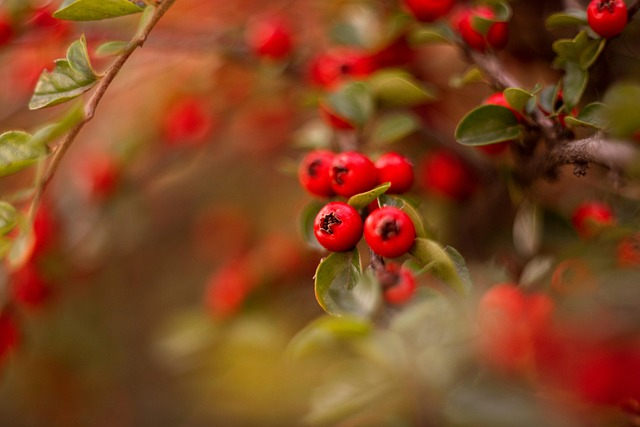
#> input picture AI/images/berries.jpg, 640 x 427 px, found by its file name
$ python 5.color_and_channels.py
#> lines starting #> are read from the running program, lines starting #| are printed output that depends on the picture
"""
5.color_and_channels.py

[파일 개요]
- BGR, RGB, GRAY 등 색 공간 변환을 실습한다.
- 채널 분리(split) / 합치기(merge) 예제를 통해 B, G, R 채널이
  어떻게 구성되는지 시각적으로 확인한다.

[연결되는 이론 개념]
1) 색 공간(Color Space)
   - BGR : OpenCV 기본 컬러 순서 (Blue, Green, Red)
   - RGB : 일반적으로 많이 사용하는 순서 (Red, Green, Blue)
   - GRAY : 색상 정보가 없는 단일 채널 밝기 이미지

2) 색 공간 변환 (cv2.cvtColor)
   - COLOR_BGR2GRAY : 컬러 → 그레이스케일
   - COLOR_BGR2RGB  : BGR → RGB로 채널 순서를 변경

3) 채널 분리 / 합치기
   - cv2.split(img) : 다채널 이미지를 (B, G, R) 채널로 분리
   - cv2.merge([B, G, R]) : 단일 채널 여러 개를 다시 합쳐서 컬러 이미지로 구성
"""

import cv2
import numpy as np


def color_space_demo(img_path: str):
    """
    BGR 이미지를 GRAY와 RGB로 변환하여 비교하는 함수.

    Parameters
    ----------
    img_path : str
        입력 이미지 경로.
    """
#> called with img_path = './AI/images/berries.jpg'
    # BGR 컬러로 이미지 읽기
    img_bgr = cv2.imread(img_path, cv2.IMREAD_COLOR)
#> img_bgr is the input picture: shape (427, 640, 3); mean B, G, R 33.7, 70, 129.1
    if img_bgr is None:
        print(f"[ERROR] 이미지를 찾을 수 없습니다: {img_path}")
        return

    # BGR → GRAY(밝기 정보만 남긴 단일 채널)
    img_gray = cv2.cvtColor(img_bgr, cv2.COLOR_BGR2GRAY)
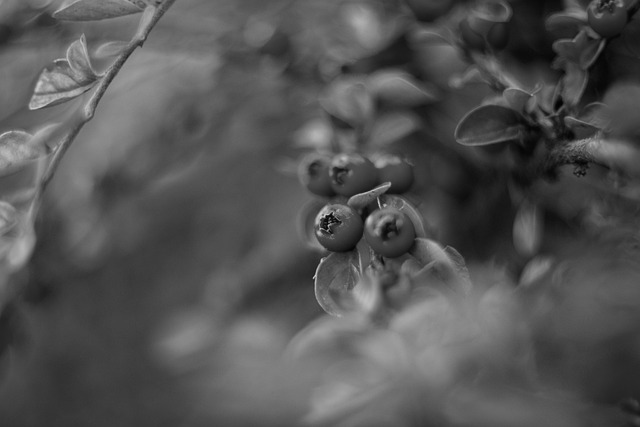
#> img_gray: shape (427, 640); min 1, max 216, mean 83.5

    # BGR → RGB (채널 순서 변경)
    # OpenCV는 내부적으로 BGR 기준이므로, 다른 라이브러리(matplotlib 등)와
    # 연동할 때 색이 뒤바뀌지 않게 하려면 RGB로 바꿔서 사용하는 경우가 많다.
    img_rgb = cv2.cvtColor(img_bgr, cv2.COLOR_BGR2RGB)

    cv2.imshow("BGR (original)", img_bgr)
    cv2.imshow("GRAY", img_gray)
    cv2.imshow("RGB (converted)", img_rgb)

    cv2.waitKey(0)
    cv2.destroyAllWindows()


def split_merge_demo(img_path: str):
    """
    BGR 이미지를 채널별로 분리한 뒤, 각 채널을 시각화하고,
    다시 합치는 예제.

    Parameters
    ----------
    img_path : str
        입력 이미지 경로.
    """
#> called with img_path = './AI/images/berries.jpg'
    img_bgr = cv2.imread(img_path, cv2.IMREAD_COLOR)
    if img_bgr is None:
        print(f"[ERROR] 이미지를 찾을 수 없습니다: {img_path}")
        return

    # 채널 분리: B, G, R 각각은 단일 채널(2D) 이미지가 됨.
    b, g, r = cv2.split(img_bgr)
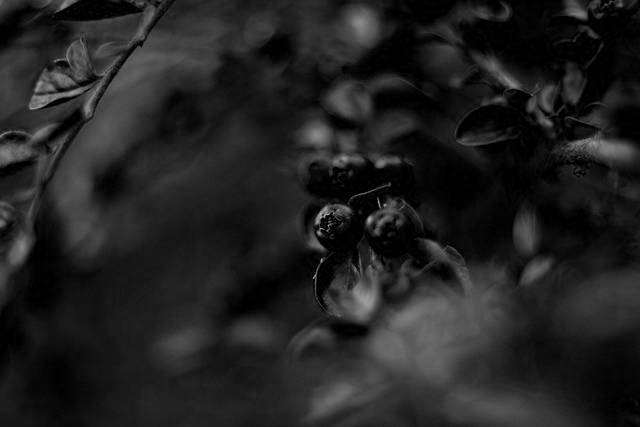
#> b: shape (427, 640); min 0, max 176, mean 33.7
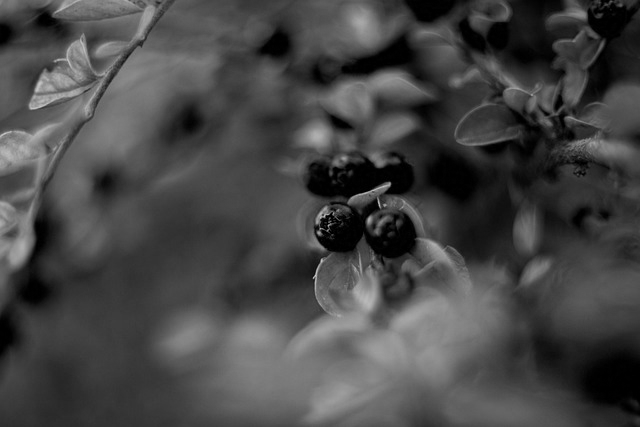
#> g: shape (427, 640); min 0, max 207, mean 70
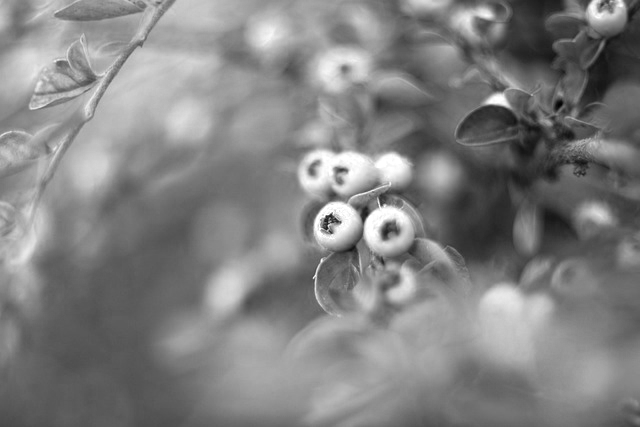
#> r: shape (427, 640); min 2, max 255, mean 129.1

    # 각 채널만 강조해서 보여주기 위해,
    # 다른 채널은 0(검정)으로 채운 뒤 merge.
    zeros = np.zeros_like(b)

    # Blue만 보이도록 (B, 0, 0)
    img_b = cv2.merge([b, zeros, zeros])
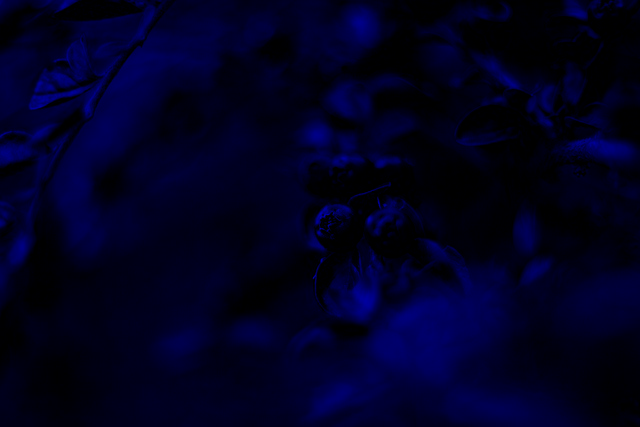
#> img_b: shape (427, 640, 3); mean of channels 0, 1, 2 33.7, 0, 0; drawn as B, G, R
    # Green만 보이도록 (0, G, 0)
    img_g = cv2.merge([zeros, g, zeros])
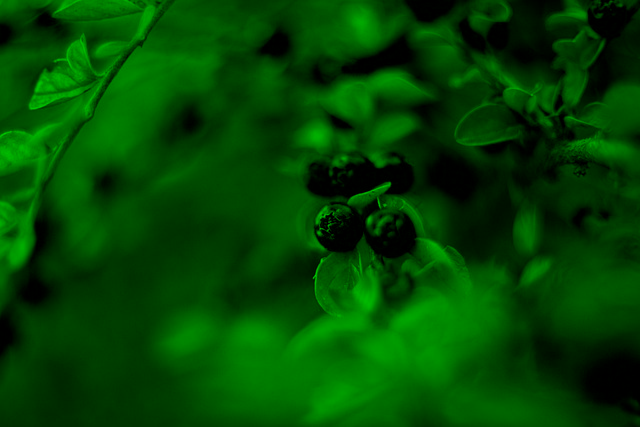
#> img_g: shape (427, 640, 3); mean of channels 0, 1, 2 0, 70, 0; drawn as B, G, R
    # Red만 보이도록 (0, 0, R)
    img_r = cv2.merge([zeros, zeros, r])
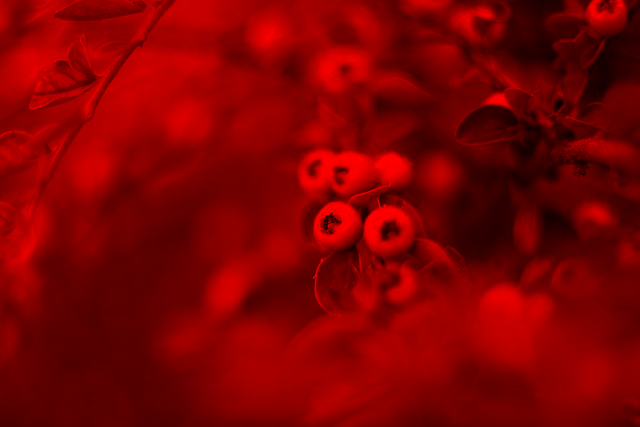
#> img_r: shape (427, 640, 3); mean of channels 0, 1, 2 0, 0, 129.1; drawn as B, G, R

    cv2.imshow("original BGR", img_bgr)
    cv2.imshow("Blue channel", img_b)
    cv2.imshow("Green channel", img_g)
    cv2.imshow("Red channel", img_r)
    cv2.waitKey(0)
    cv2.destroyAllWindows()

    # 채널 순서를 바꾸어 merge(R, G, B)하면,
    # 사실상 RGB처럼 보이는 이미지가 된다.
    img_rgb_like = cv2.merge([r, g, b])
    cv2.imshow("Reordered channels (R,G,B)", img_rgb_like)
    cv2.waitKey(0)
    cv2.destroyAllWindows()


if __name__ == "__main__":
    img_path = "./AI/images/berries.jpg"

    # 색 공간 변환 데모
    color_space_demo(img_path)

    # 채널 분리/합치기 데모
    split_merge_demo(img_path)

$ run again, with AI/images/checkboard.png saved as AI/images/berries.jpg
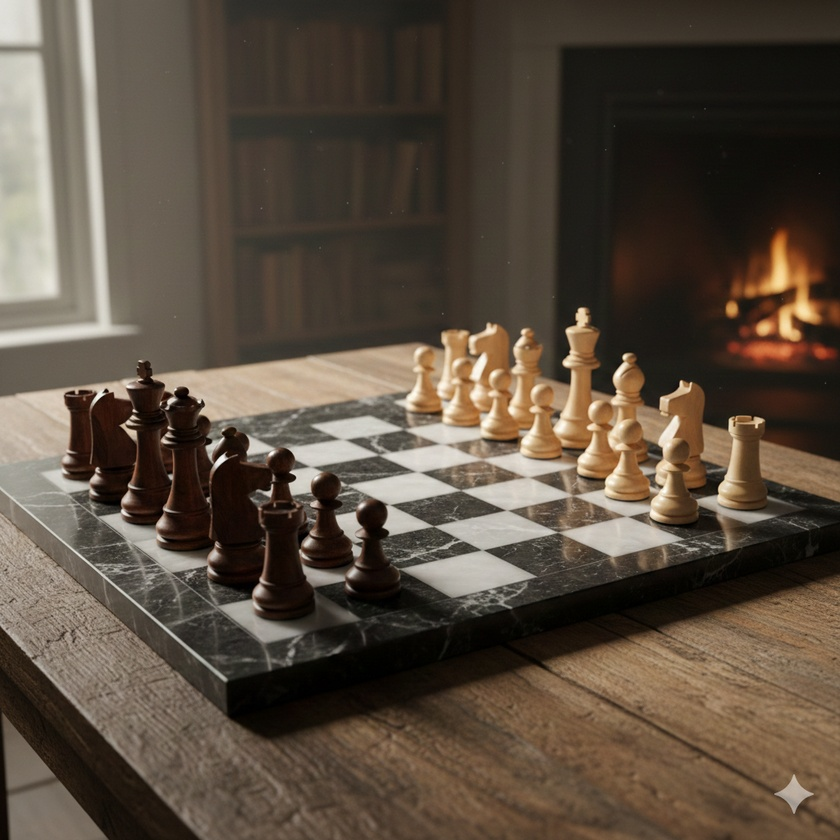
#> input picture AI/images/checkboard.png, 840 x 840 px, shrunk from 1024 x 1024 before the run, found by its file name
#> in color_space_demo, img_bgr is the input picture: shape (840, 840, 3); mean B, G, R 63.7, 77.1, 89.8
#> in split_merge_demo, `img_g = cv2.merge([zeros, g, zeros])`:
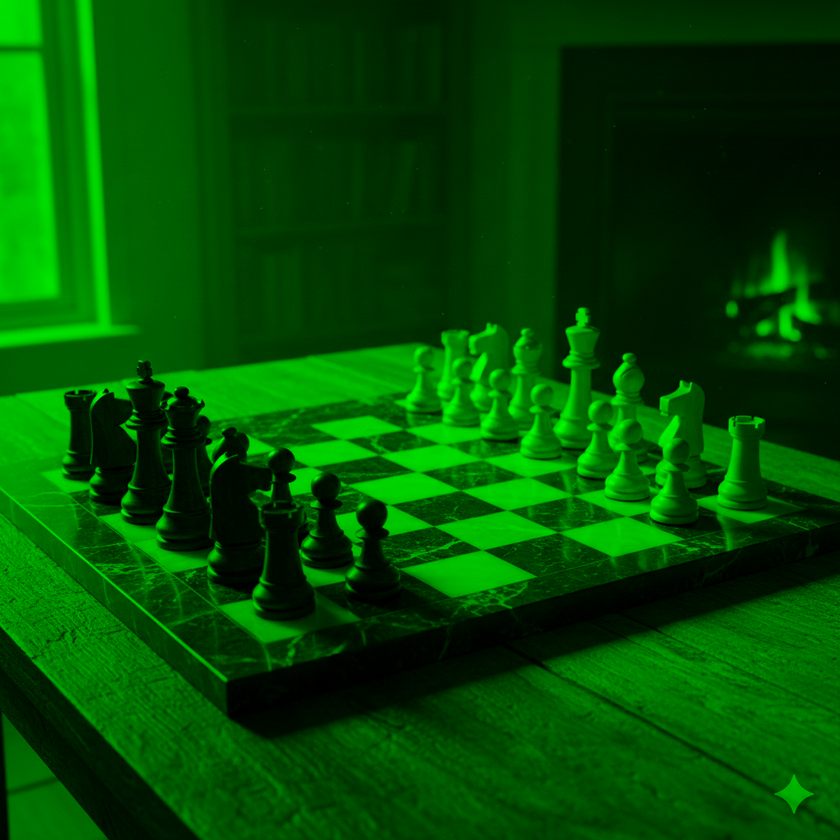
#> img_g: shape (840, 840, 3); mean of channels 0, 1, 2 0, 77.1, 0; drawn as B, G, R
#> in split_merge_demo, `img_r = cv2.merge([zeros, zeros, r])`:
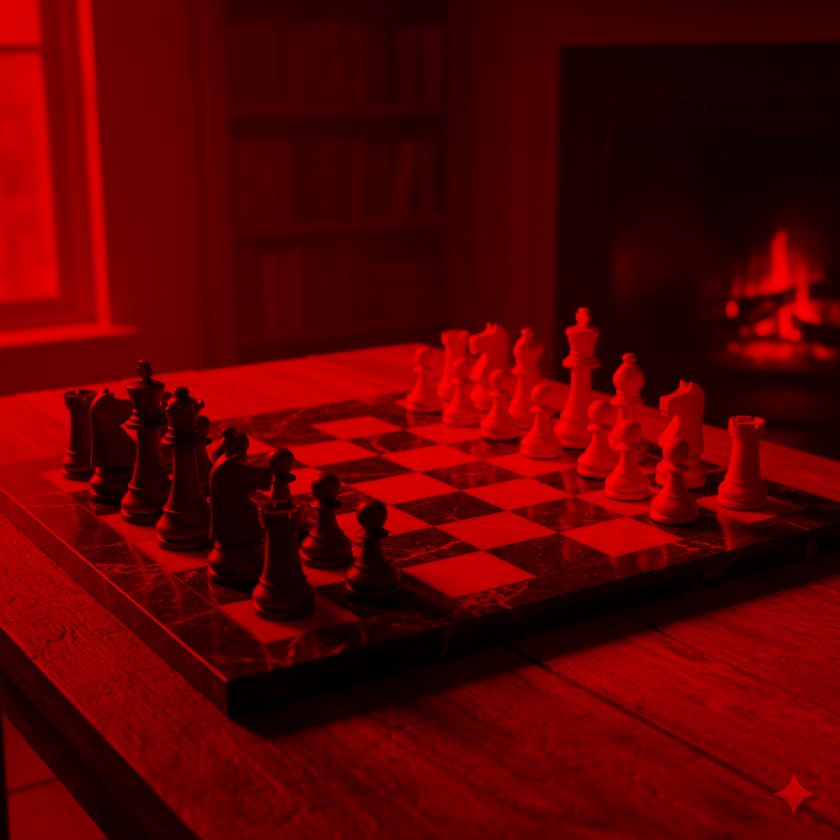
#> img_r: shape (840, 840, 3); mean of channels 0, 1, 2 0, 0, 89.8; drawn as B, G, R
